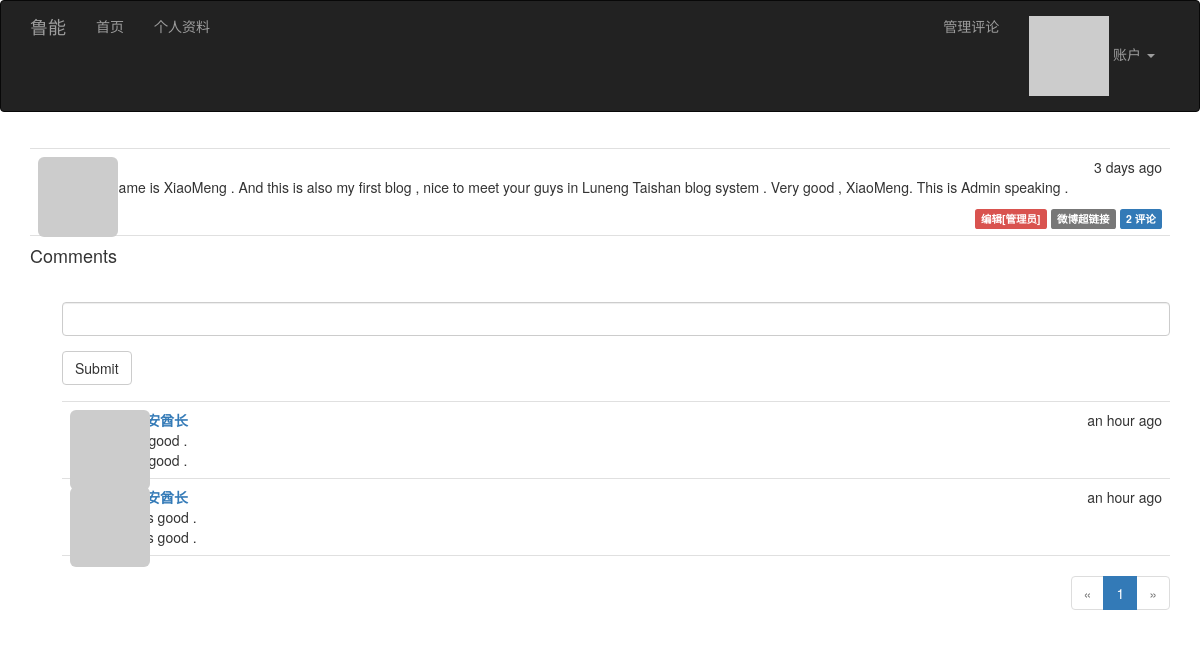
Screenshot of /post/3 (signed in) with the database file from the repository.
### app/models.py (models this page shows, shortened)
class Post(db.Model):
    __tablename__ = 'posts'
    id = db.Column(db.Integer, primary_key=True)
    body = db.Column(db.Text)
    timestamp = db.Column(db.DateTime, index=True, default=datetime.utcnow)
    author_id = db.Column(db.Integer, db.ForeignKey('users.id'))
    body_html=db.Column(db.Text)
    comments=db.relationship('Comment',backref='post',lazy='dynamic')

class Comment(db.Model):
    __tablename__='comments'
    id=db.Column(db.Integer,primary_key=True)
    body=db.Column(db.Text)
    body_html=db.Column(db.Text)
    timestamp=db.Column(db.DateTime,index=True,default=datetime.utcnow)
    disabled=db.Column(db.Boolean)
    author_id=db.Column(db.Integer,db.ForeignKey('users.id'))
    post_id=db.Column(db.Integer,db.ForeignKey('posts.id'))

class User(UserMixin,db.Model):
    __tablename__='users'
    id=db.Column(db.Integer,primary_key=True)
    email=db.Column(db.String(64),unique=True,index=True)
    username=db.Column(db.String(64),unique=True,index=True)
    password_hash=db.Column(db.String(128))
    role_id=db.Column(db.Integer,db.ForeignKey('roles.id'))
    name=db.Column(db.String(64))
    location=db.Column(db.String(64))
    about_me=db.Column(db.Text())
    member_since=db.Column(db.DateTime(),default=datetime.utcnow)
    last_seen=db.Column(db.DateTime(),default=datetime.utcnow)
    avatar_hash=db.Column(db.String(32))
    posts=db.relationship('Post',backref='author',lazy='dynamic')
    followed=db.relationship('Follow',foreign_keys=[Follow.follower_id],backref=db.backref('follower',lazy='joined'),lazy='dynamic',cascade='all,delete-orphan')
    followers=db.relationship('Follow',foreign_keys=[Follow.followed_id],backref=db.backref('followed', lazy='joined'),lazy='dynamic',cascade='all, delete-orphan')
    comments=db.relationship('Comment',backref='author',lazy='dynamic')
    @property
    def password(self):
        raise AttributeError('password is not a readable attribute')
    def can(self,permissions):
        return self.role is not None and (self.role.permissions & permissions) == permissions
    def is_administrator(self):
        return self.can(Permission.ADMINISTER)
    def ping(self):
        self.last_seen=datetime.utcnow()
        db.session.add(self)
    def gravatar(self,size=100,default='identicon',rating='g'):
        if request.is_secure:
            url = 'https://secure.gravatar.com/avatar'
        else:
            url = 'http://cn.gravatar.com/avatar'
        hash= self.avatar_hash or hashlib.md5(str(self.email).encode('utf-8')).hexdigest()
        return '{url}/{hash}?s={size}&d={default}&r={rating}'.format(url=url, hash=hash, size=size, default=default, rating=rating)

### app/main/views.py (the view, shortened to what this page needs)
@main.route('/post/<int:id>', methods=['GET', 'POST'])
def post(id):
    post = Post.query.get_or_404(id)
    form = CommentForm()
    page = request.args.get('page', 1, type=int)
    if page == -1:
        page = (post.comments.count() - 1) // \
            current_app.config['FLASKY_COMMENTS_PER_PAGE'] + 1
    pagination = post.comments.order_by(Comment.timestamp.asc()).paginate(
        page, per_page=current_app.config['FLASKY_COMMENTS_PER_PAGE'],
        error_out=False)
    comments = pagination.items
    return render_template('post.html', posts=[post], form=form,
                           comments=comments, pagination=pagination)

### app/main/forms.py
class CommentForm(Form):
    body=StringField('',validators=[Required()])
    submit=SubmitField('Submit')

### app/auth/views.py (called while the page is built)
@auth.before_app_request
def before_request():
    if current_user.is_authenticated:
        current_user.ping()

### app/main/__init__.py (called while the page is built)
@main.app_context_processor
def inject_permissions():
    return dict(Permission=Permission)

### app/models.py (called while the page is built)
@login_manager.user_loader
def load_user(user_id):
    return User.query.get(int(user_id))

### app/templates/post.html (shortened to what this page needs)
{% extends "base.html" %}
{% import "bootstrap/wtf.html" as wtf %}
{% import "_macros.html" as macros %}
{% block page_content %}
{% include '_posts.html' %}
<h4 id="comments">Comments</h4>
{% if current_user.can(Permission.COMMENT) %}
<div class="comment-form">
    {{ wtf.quick_form(form) }}
</div>
{% endif %}
{% include '_comments.html' %}
{% if pagination %}
<div class="pagination">
    {{ macros.pagination_widget(pagination, '.post', fragment='#comments', id=posts[0].id) }}
</div>
{% endif %}
{% endblock %}

### app/templates/_posts.html
<ul class="posts">
    {% for post in posts %}
    <li class="post">
        <div class="post-thumbnail">
            <a href="{{ url_for('.user', username=post.author.username) }}">
                <img class="img-rounded profile-thumbnail" src="{{ post.author.gravatar(size=40) }}">
            </a>
        </div>
        <div class="post-content">
            <div class="post-date">{{ moment(post.timestamp).fromNow() }}</div>
            <div class="post-author"><a href="{{ url_for('.user', username=post.author.username) }}">{{ post.author.username }}</a></div>
            <div class="post-body">
                {% if post.body_html %}
                    {{ post.body_html | safe }}
                {% else %}
                    {{ post.body }}
                {% endif %}
            </div>
            <div class="post-footer">
                {% if current_user == post.author %}
                <a href="{{ url_for('.edit', id=post.id) }}">
                    <span class="label label-primary">编辑</span>
                </a>
                {% elif current_user.is_administrator() %}
                <a href="{{ url_for('.edit', id=post.id) }}">
                    <span class="label label-danger">编辑[管理员]</span>
                </a>
                {% endif %}
                <a href="{{ url_for('.post', id=post.id) }}">
                    <span class="label label-default">微博超链接</span>
                </a>
                <a href="{{ url_for('.post', id=post.id) }}#comments">
                    <span class="label label-primary">{{ post.comments.count() }} 评论</span>
                </a>
            </div>
        </div>
    </li>
    {% endfor %}
</ul>

### app/templates/_comments.html (shortened to what this page needs)
<ul class="comments">
    {% for comment in comments %}
    <li class="comment">
        <div class="comment-thumbnail">
            <a href="{{ url_for('.user', username=comment.author.username) }}">
                <img class="img-rounded profile-thumbnail" src="{{ comment.author.gravatar(size=40) }}">
            </a>
        </div>
        <div class="comment-content">
            <div class="comment-date">{{ moment(comment.timestamp).fromNow() }}</div>
            <div class="comment-author"><a href="{{ url_for('.user', username=comment.author.username) }}">{{ comment.author.username }}</a></div>
            <div class="comment-body">
                {% if moderate or not comment.disabled %}
                    {% if comment.body_html %}
                        {{ comment.body_html | safe }}
                    {% else %}
                        {{ comment.body }}
                    {% endif %}
                {% endif %}
            </div>
                {% if comment.body_html %}
                    {{ comment.body_html | safe }}
                {% else %}
                    {{ comment.body }}
                {% endif %}
        </div>
    </li>
    {% endfor %}
</ul>

### app/static/styles.css (style rules this page uses)
.profile-thumbnail { position: absolute; }
ul.posts { list-style-type: none; padding: 0px; margin: 16px 0px 0px 0px; border-top: 1px solid #e0e0e0; }
ul.posts li.post { padding: 8px; border-bottom: 1px solid #e0e0e0; }
div.post-date { float: right; }
div.post-author { font-weight: bold; }
div.post-thumbnail { position: absolute; }
div.post-content { margin-left: 48px; min-height: 48px; }
div.post-footer { text-align: right; }
ul.comments { list-style-type: none; padding: 0px; margin: 16px 0px 0px 0px; }
ul.comments li.comment { margin-left: 32px; padding: 8px; border-bottom: 1px solid #e0e0e0; }
ul.comments li.comment:nth-child(1) { border-top: 1px solid #e0e0e0; }
div.comment-date { float: right; }
div.comment-author { font-weight: bold; }
div.comment-thumbnail { position: absolute; }
div.comment-content { margin-left: 48px; min-height: 48px; }
div.comment-form { margin: 16px 0px 16px 32px; }
div.pagination { width: 100%; text-align: right; padding: 0px; margin: 0px; }

### rows the page displays
Post: timestamp "3 days ago", body_html "My Name is XiaoMeng . And this is also my first blog , nice to meet your guys in Luneng Taishan blog system . Very good , XiaoMeng. This is Admin speaking .", comments.count "2"
Comment: timestamp "an hour ago", author.username "印第安酋长", body_html "very good ."
Comment: timestamp "an hour ago", author.username "印第安酋长", body_html "this is good ."

### other values shown
{{ p }} "1"
